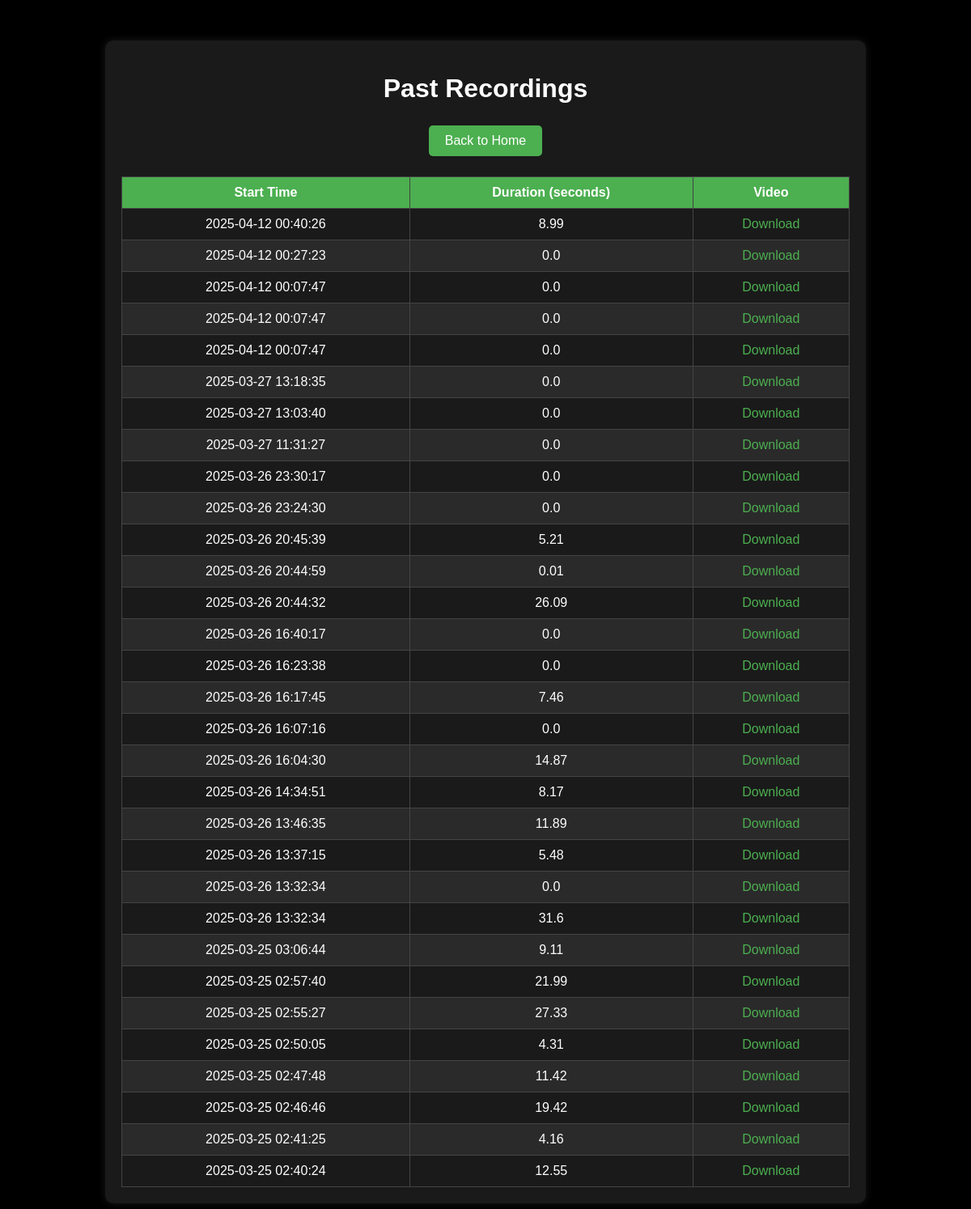
The app's page /recordings with its own data.
### tables this page shows
CREATE TABLE recordings (
                    id INTEGER PRIMARY KEY AUTOINCREMENT,
                    file_path TEXT NOT NULL,
                    start_time TEXT NOT NULL,
                    duration REAL NOT NULL
                 );

### app.py (the view)
@app.route('/recordings')
def recordings():
    conn = get_db_connection()
    recordings = conn.execute('SELECT * FROM recordings ORDER BY start_time DESC').fetchall()
    conn.close()
    return render_template('recordings.html', recordings=recordings)

### app.py (called while the page is built)
def get_db_connection():
    conn = sqlite3.connect('database.db')
    conn.row_factory = sqlite3.Row
    return conn

### templates/recordings.html (shortened to what this page needs)
<!DOCTYPE html>
<html>
<head>
    <link rel="stylesheet" href="{{ url_for('static', filename='css/style.css') }}">
</head>
<body>
    <div class="container">
        <h1>Past Recordings</h1>
        <a href="{{ url_for('index') }}" class="btn">Back to Home</a>
        <table>
            <thead>
                <tr>
                    <th>Start Time</th>
                    <th>Duration (seconds)</th>
                    <th>Video</th>
                </tr>
            </thead>
            <tbody>
                {% for recording in recordings %}
                <tr>
                    <td>{{ recording['start_time'] }}</td>
                    <td>{{ recording['duration'] | round(2) }}</td>
                    <td><a href="{{ url_for('static', filename=recording['file_path'].split('static/')[1]) }}" download>Download</a></td>
                </tr>
                {% endfor %}
            </tbody>
        </table>
    </div>
</body>
</html>

### static/css/style.css (style rules this page uses)
body { font-family: Arial, sans-serif; background-color: #000000; margin: 0; padding: 0; color: #ffffff; }
.container { max-width: 900px; margin: 50px auto; text-align: center; background-color: #1a1a1a; padding: 20px; border-radius: 10px; box-shadow: 0 0 10px rgba(255, 255, 255, 0.1); }
h1 { color: #ffffff; }
.btn, button { padding: 10px 20px; font-size: 16px; background-color: #4CAF50; color: white; border: none; border-radius: 5px; cursor: pointer; margin: 5px; text-decoration: none; display: inline-block; }
table { width: 100%; border-collapse: collapse; margin-top: 20px; color: #ffffff; }
th, td { padding: 10px; border: 1px solid #444444; text-align: center; }
th { background-color: #4CAF50; color: white; }
tr:nth-child(even) { background-color: #2a2a2a; }
tr:nth-child(odd) { background-color: #1a1a1a; }
a { color: #4CAF50; text-decoration: none; }

### records on screen
recordings: start_time "2025-04-12 00:40:26", duration "8.99"
recordings: start_time "2025-04-12 00:27:23", duration "0.0"
recordings: start_time "2025-04-12 00:07:47", duration "0.0"
recordings: start_time "2025-04-12 00:07:47", duration "0.0"
recordings: start_time "2025-04-12 00:07:47", duration "0.0"
recordings: start_time "2025-03-27 13:18:35", duration "0.0"
recordings: start_time "2025-03-27 13:03:40", duration "0.0"
recordings: start_time "2025-03-27 11:31:27", duration "0.0"
recordings: start_time "2025-03-26 23:30:17", duration "0.0"
recordings: start_time "2025-03-26 23:24:30", duration "0.0"
recordings: start_time "2025-03-26 20:45:39", duration "5.21"
recordings: start_time "2025-03-26 20:44:59", duration "0.01"
recordings: start_time "2025-03-26 20:44:32", duration "26.09"
recordings: start_time "2025-03-26 16:40:17", duration "0.0"
recordings: start_time "2025-03-26 16:23:38", duration "0.0"
recordings: start_time "2025-03-26 16:17:45", duration "7.46"
recordings: start_time "2025-03-26 16:07:16", duration "0.0"
recordings: start_time "2025-03-26 16:04:30", duration "14.87"
recordings: start_time "2025-03-26 14:34:51", duration "8.17"
recordings: start_time "2025-03-26 13:46:35", duration "11.89"
recordings: start_time "2025-03-26 13:37:15", duration "5.48"
recordings: start_time "2025-03-26 13:32:34", duration "0.0"
recordings: start_time "2025-03-26 13:32:34", duration "31.6"
recordings: start_time "2025-03-25 03:06:44", duration "9.11"
recordings: start_time "2025-03-25 02:57:40", duration "21.99"
recordings: start_time "2025-03-25 02:55:27", duration "27.33"
recordings: start_time "2025-03-25 02:50:05", duration "4.31"
recordings: start_time "2025-03-25 02:47:48", duration "11.42"
recordings: start_time "2025-03-25 02:46:46", duration "19.42"
recordings: start_time "2025-03-25 02:41:25", duration "4.16"
recordings: start_time "2025-03-25 02:40:24", duration "12.55"
